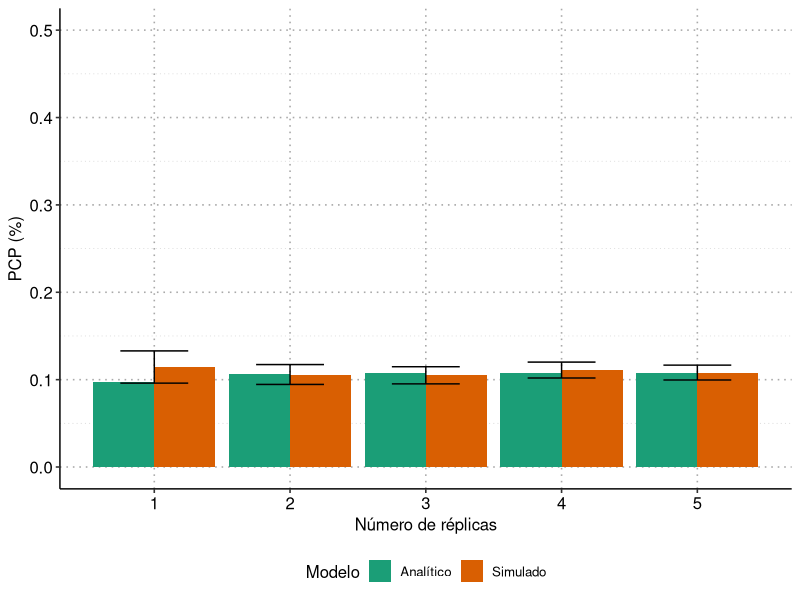
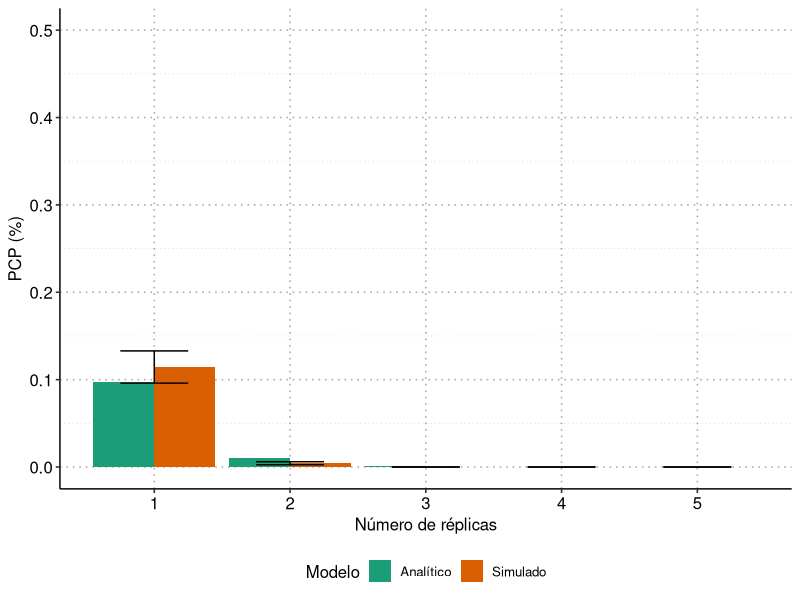
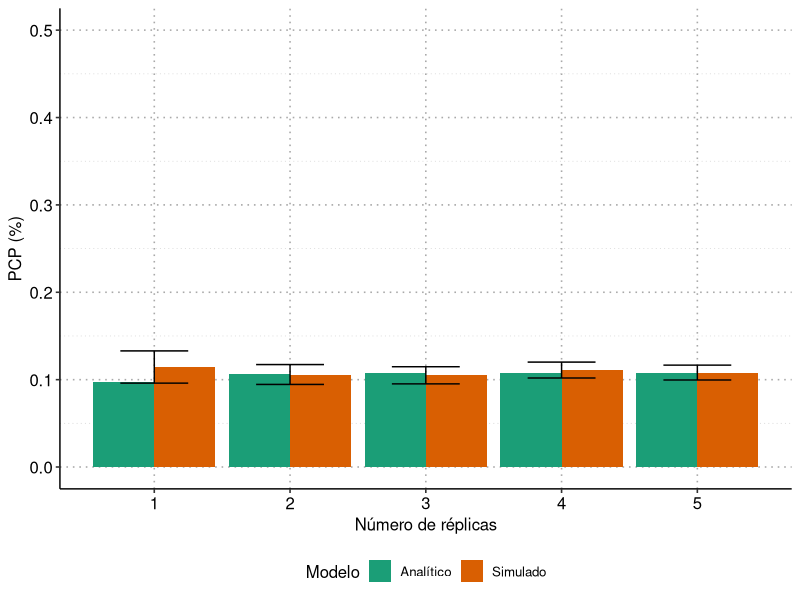
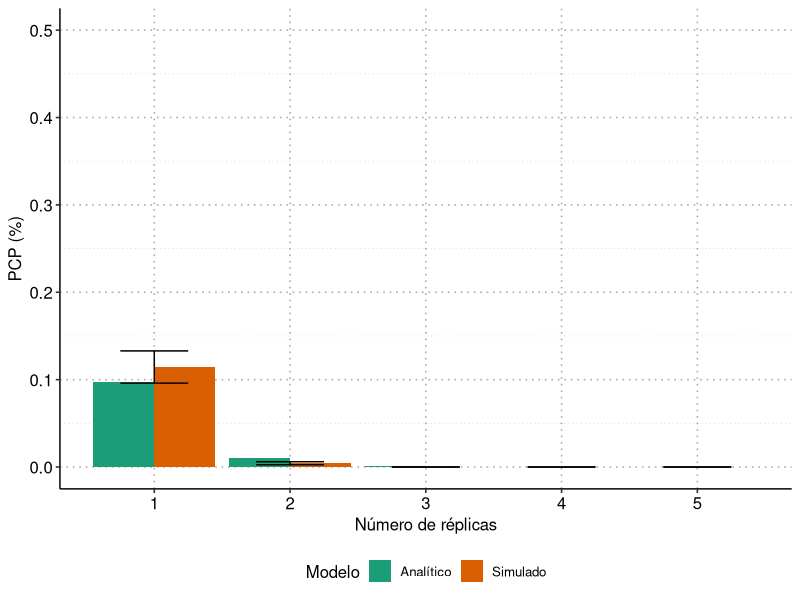

Here is the R script that generated these plots, in order:
## ---- chunk 1
knitr::opts_chunk$set(echo = TRUE)
require(ggplot2)
require(dplyr)
require(ggpubr)
## ---- chunk 2

# Extract
# cat *.out | grep PCP | cut -d' ' -f1 | cut -d: -f2
# cat *.out | grep PVN | cut -d' ' -f1 | cut -d: -f2

# 1 replica
# Run: cd inputgen/; go run main.go --duration=3600000 --r=10 --mu=0.0036 --bigOmega=0.003 --littleOmega=0.0001; cd ..; for i in `seq 1 10`; do go run main.go --rate=1 --warmup=0 --d=1h --i=inputgen/input_$i.csv > r1_$i.out; done
# Pack output: zip sim_1_out.zip r1_*.out

sim_1 <- data.frame("n"=1,
                    "pcp"=c(0.231876,0.097039,0.051976,0.093941,0.045551,0.152682,0.107873,0.135808,0.083458,0.079348,0.116016,0.069067,0.105772,0.201415,0.172598,0.131679,0.139450,0.083581,0.053739,0.201057,0.059495,0.191902,0.061721,0.133258,0.080955,0.085603,0.073845,0.142468,0.140606,0.109979),
                    "pvn"=c(0.231876,0.097039,0.051976,0.093941,0.045551,0.152682,0.107873,0.135808,0.083458,0.079348,0.116016,0.069067,0.105772,0.201415,0.172598,0.131679,0.139450,0.083581,0.053739,0.201057,0.059495,0.191902,0.061721,0.133258,0.080955,0.085603,0.073845,0.142468,0.140606,0.109979))

NROW(sim_1)

# 2 replicas
# Run: cd clustergo; for i in `seq 1 10`; do cd inputgen/; go run main.go --duration=3600000 --r=2 --mu=0.0036 --bigOmega=0.003 --littleOmega=0.0001; cd ..;  go run main.go --rate=1 --warmup=0 --d=1h --i=inputgen/input_1.csv,inputgen/input_2.csv > r2_$i.out; rm inputgen/input_*.csv; done
# Pack output: zip sim_2_out.zip r2_*.out; rm *.out

sim_2 <- data.frame("n"=2,
                    "pcp"=c(0.084379,0.130879,0.094645,0.088449,0.102019,0.112788,0.108854,0.094220,0.077600,0.174837,0.081916,0.076286,0.152145,0.169938,0.080344,0.092575,0.108636,0.071429,0.114786,0.107051,0.071500,0.163362,0.063602,0.076499,0.083898,0.121497,0.093398,0.114043,0.144002,0.121083),
                    "pvn"=c(0.002055,0.001449,0.011509,0.002199,0.010210,0.000000,0.007351,0.010867,0.000000,0.019363,0.002654,0.000000,0.006684,0.003646,0.002860,0.002351,0.002586,0.000000,0.003625,0.005784,0.002701,0.003498,0.003163,0.000277,0.000000,0.006762,0.001064,0.011734,0.000000,0.005259))

# 3 replicas
# Run: for i in `seq 1 10`; do cd inputgen/; go run main.go --duration=3600000 --r=3 --mu=0.0036 --bigOmega=0.003 --littleOmega=0.0001; cd ..;  go run main.go --rate=1 --warmup=0 --d=1h --i=inputgen/input_1.csv,inputgen/input_2.csv,inputgen/input_3.csv > r3_$i.out; rm inputgen/input_*.csv; done
# Pack output: zip sim_3_out.zip r3_*.out; rm *.out

sim_3 <- data.frame("n"=3,
                    "pcp"=c(0.078058,0.102355,0.108870,0.108252,0.136865,0.071004,0.113510,0.100964,0.093358,0.073519,0.076021,0.093621,0.130104,0.145861,0.149979,0.146823,0.112118,0.139088,0.107443,0.072921,0.081015,0.053835,0.124976,0.079671,0.128730,0.082217,0.115721,0.123018,0.118530,0.080040),
                    "pvn"=c(0.000000,0.000000,0.000000,0.000000,0.000000,0.000000,0.000000,0.000000,0.000000,0.000000,0.000000,0.000000,0.000000,0.000000,0.000000,0.000000,0.000000,0.000000,0.000000,0.000000,0.000000,0.000000,0.000000,0.000000,0.000000,0.000000,0.000000,0.000000,0.000000,0.000000))

# 4 Replicas
# Run: for i in `seq 1 10`; do cd inputgen/; go run main.go --duration=3600000 --r=4 --mu=0.0036 --bigOmega=0.003 --littleOmega=0.0001; cd ..;  go run main.go --rate=1 --warmup=0 --d=1h --i=inputgen/input_1.csv,inputgen/input_2.csv,inputgen/input_3.csv,inputgen/input_4.csv > r4_$i.out; rm inputgen/input_*.csv; done
# Pack output: zip sim_4_out.zip r4_*.out; rm *.out

sim_4 <- data.frame("n"=4,
                    "pcp"=c(0.092391,0.193141,0.119707,0.098379,0.114390,0.077782,0.097437,0.111713,0.126066,0.087241,0.106512,0.144235,0.090618,0.115772,0.112606,0.090728,0.082921,0.153324,0.100047,0.134142,0.130463,0.126058,0.094816,0.121627,0.093800,0.116010,0.093591,0.093362,0.088266,0.122434),
                    "pvn"=c(0.000000,0.000000,0.000000,0.000000,0.000000,0.000000,0.000000,0.000000,0.000000,0.000000,0.000000,0.000000,0.000000,0.000000,0.000000,0.000000,0.000000,0.000000,0.000000,0.000000,0.000000,0.000000,0.000000,0.000000,0.000000,0.000000,0.000000,0.000000,0.000000,0.000000))

# 5 Replicas
# Run: for i in `seq 1 10`; do cd inputgen/; go run main.go --duration=3600000 --r=5 --mu=0.0036 --bigOmega=0.003 --littleOmega=0.0001; cd ..;  go run main.go --rate=1 --warmup=0 --d=1h --i=inputgen/input_1.csv,inputgen/input_2.csv,inputgen/input_3.csv,inputgen/input_4.csv,inputgen/input_5.csv > r5_$i.out; rm inputgen/input_*.csv; done
# Pack output: zip sim_5_out.zip r5_*.out; rm *.out

sim_5 <- data.frame("n"=5,
                    "pcp"=c(0.142151,0.082239,0.124050,0.071008,0.135120,0.085755,0.083300,0.109171,0.084452,0.100819,0.068531,0.109139,0.091492,0.091701,0.107683,0.146709,0.125696,0.132023,0.130957,0.102996,0.117156,0.104614,0.117732,0.134748,0.129760,0.101332,0.065629,0.138111,0.105018,0.103950),
                    "pvn"=c(0.000000,0.000000,0.000000,0.000000,0.000000,0.000000,0.000000,0.000000,0.000000,0.000000,0.000000,0.000000,0.000000,0.000000,0.000000,0.000000,0.000000,0.000000,0.000000,0.000000,0.000000,0.000000,0.000000,0.000000,0.000000,0.000000,0.000000,0.000000,0.000000,0.000000))

analytical <- data.frame("n"=c(1,2,3,4,5),
                         "pvn"=c(0.097157, 0.010380, 0.001120, 0.000121, 0.000013),
                         "pcp"=c(0.097157, 0.106840, 0.107875, 0.107986, 0.107999),
                         "modelo"="Analítico")

# Calculates mean, sd, se and IC
# Inspired by: https://www.r-graph-gallery.com/4-barplot-with-error-bar.html
sim_raw_data <- cbind(rbind(sim_1, sim_2, sim_3, sim_4, sim_5),"modelo"="Simulado")
cmp_raw_data <- rbind(sim_raw_data, analytical)
cmp_data <- cmp_raw_data %>%
  group_by(n, modelo) %>%
  summarise( 
    count=n(),
    pvn_mean=mean(pvn),
    pvn_sd=sd(pvn),
    pcp_mean=mean(pcp),
    pcp_sd=sd(pcp)
  ) %>%
  mutate(pvn_se=pvn_sd/sqrt(count))  %>%
  mutate(pvn_ic=pvn_se * qt((1-0.05)/2 + .5, count-1)) %>%
  mutate(pcp_se=pcp_sd/sqrt(count))  %>%
  mutate(pcp_ic=pcp_se * qt((1-0.05)/2 + .5, count-1))

# Graphing results

ggplot(cmp_data, aes(x=n, y=pcp_mean, ymin=pcp_mean-pcp_ic, ymax=pcp_mean+pcp_ic)) +
  geom_bar(aes(fill = modelo), position = position_dodge(), stat="identity") +
  geom_errorbar(position=position_dodge(), width=.5) +
  ylim(0,.5) +
  scale_fill_brewer(palette="Dark2") +
  labs(
    x="Número de réplicas",
    y="PCP (%)",
    fill="Modelo") +
  theme_pubr() +
  theme(
    legend.position="bottom",
    panel.grid.major.x = element_line(colour = "darkgray", linetype = 3),
    panel.grid.minor.y = element_line(colour = "lightgray", linetype = 3, size=0.25),
    panel.grid.major.y = element_line(colour = "darkgray", linetype = 3))
ggsave("validation_pvn.png")

ggplot(cmp_data, aes(x=n, y=pvn_mean, ymin=pvn_mean-pvn_ic, ymax=pvn_mean+pvn_ic)) +
  geom_bar(aes(fill = modelo), position = position_dodge(), stat="identity") +
  geom_errorbar(position=position_dodge(), width=.5) +
  ylim(0,.5) +
  scale_fill_brewer(palette="Dark2") +
  labs(
    x="Número de réplicas",
    y="PCP (%)",
    fill="Modelo") +
  theme_pubr() +
  theme(
    legend.position="bottom",
    panel.grid.major.x = element_line(colour = "darkgray", linetype = 3),
    panel.grid.minor.y = element_line(colour = "lightgray", linetype = 3, size=0.25),
    panel.grid.major.y = element_line(colour = "darkgray", linetype = 3))
ggsave("validation_pvn.png")
